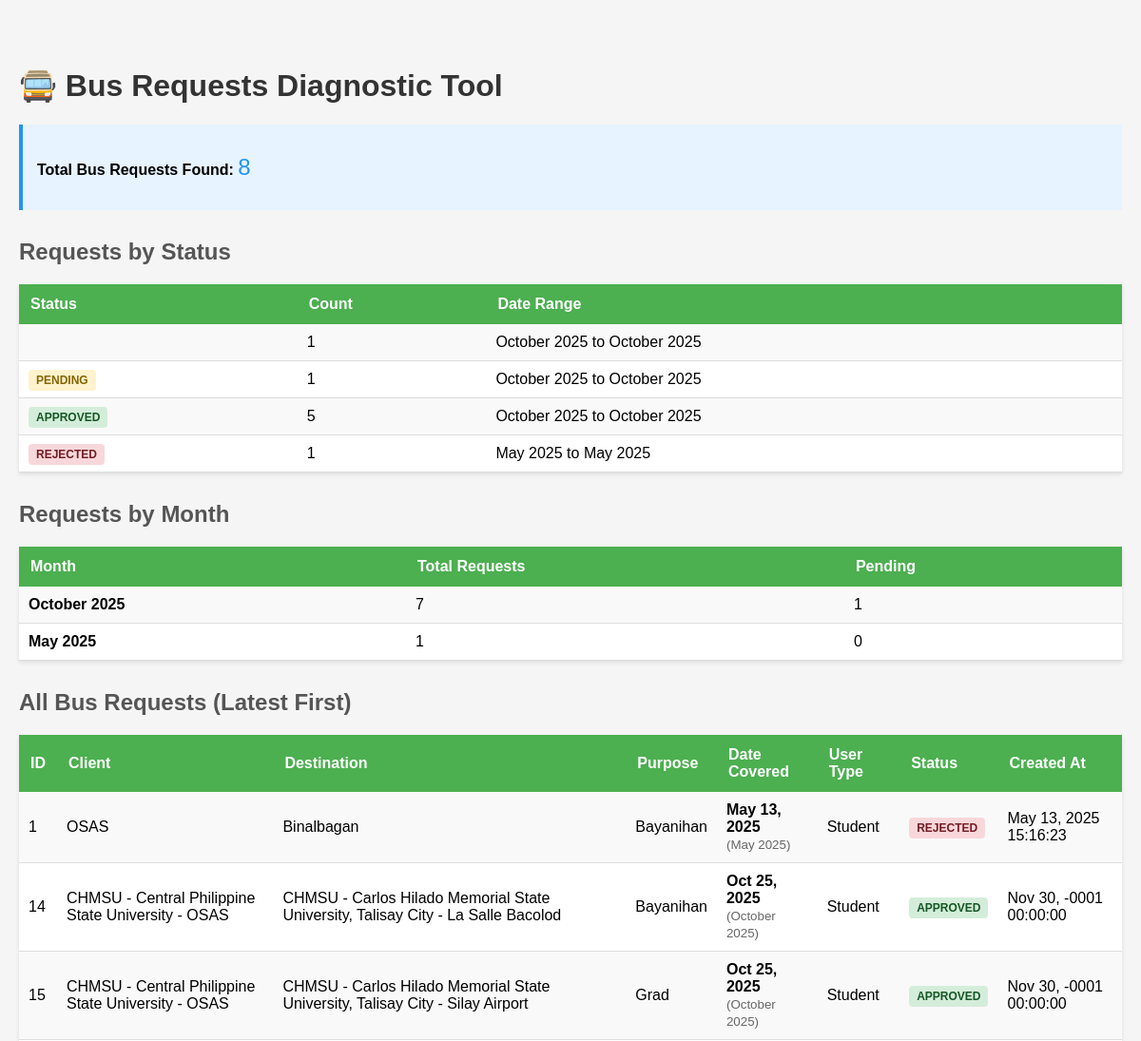
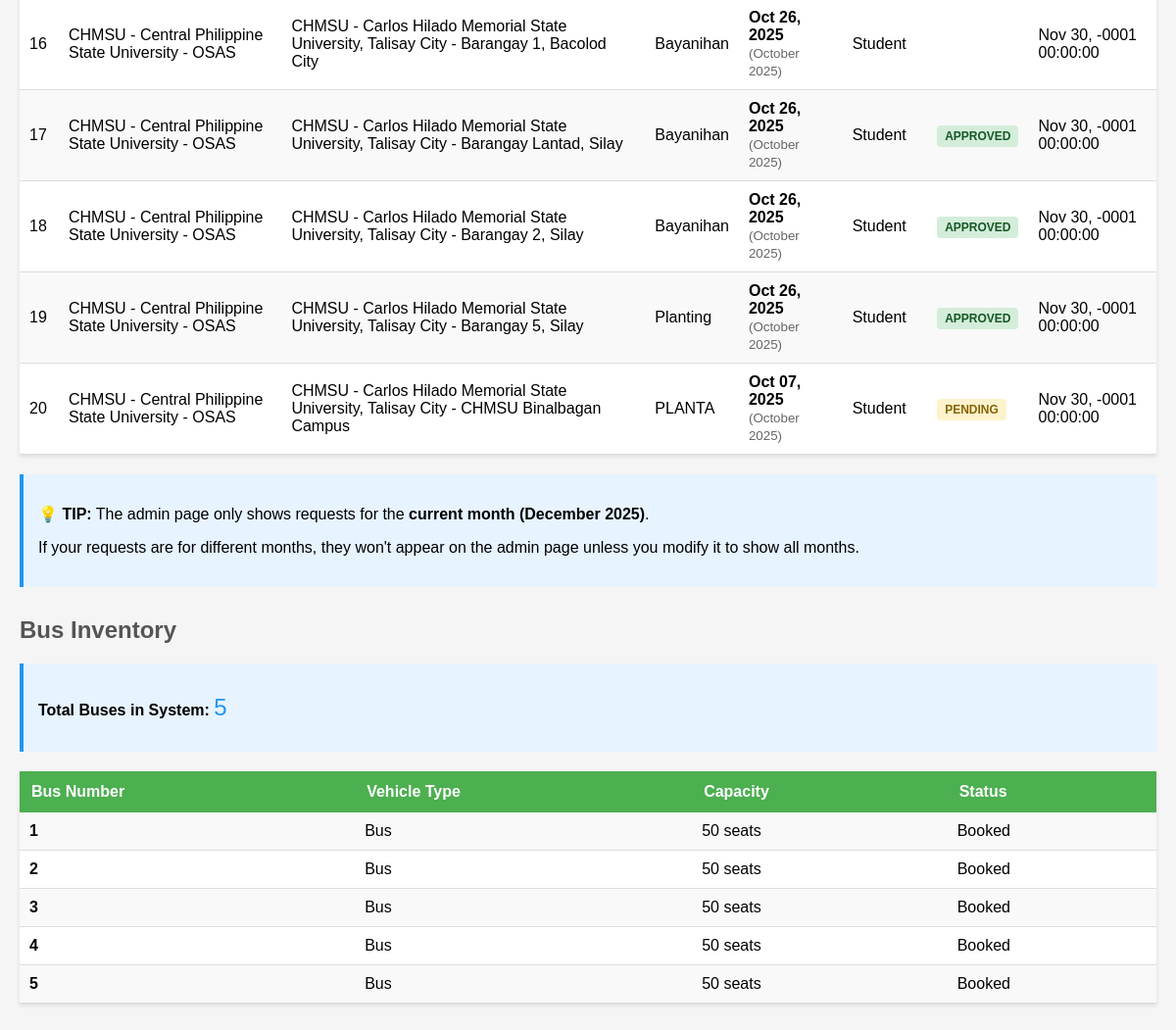
/check_bus_requests.php, run on the app's committed database (2 pictures, top to bottom).
### tables this page shows
CREATE TABLE `bus_schedules` (
  `id` int(11) NOT NULL,
  `client` varchar(100) NOT NULL,
  `destination` varchar(255) NOT NULL,
  `purpose` varchar(255) NOT NULL,
  `date_covered` date NOT NULL,
  `vehicle` varchar(100) NOT NULL,
  `bus_no` varchar(20) NOT NULL,
  `no_of_days` int(11) NOT NULL,
  `no_of_vehicles` int(11) NOT NULL,
  `user_id` int(11) DEFAULT NULL,
  `user_type` enum('student','admin','staff','external') DEFAULT 'student',
  `status` enum('pending','approved','rejected','completed') DEFAULT 'pending',
  `created_at` datetime NOT NULL,
  `updated_at` timestamp NOT NULL DEFAULT current_timestamp() ON UPDATE current_timestamp()
);

CREATE TABLE `buses` (
  `id` int(11) NOT NULL,
  `bus_number` varchar(20) NOT NULL,
  `vehicle_type` varchar(50) NOT NULL,
  `capacity` int(11) NOT NULL,
  `status` enum('available','booked','maintenance','out_of_service') DEFAULT 'available',
  `created_at` timestamp NOT NULL DEFAULT current_timestamp(),
  `updated_at` timestamp NOT NULL DEFAULT current_timestamp() ON UPDATE current_timestamp()
);

### check_bus_requests.php (the view, shortened to what this page needs)
<?php
require_once 'config/database.php';
echo "<!DOCTYPE html>";
echo "<html><head>";
echo "</head><body>";
echo "<h1>🚍 Bus Requests Diagnostic Tool</h1>";
$all_schedules = $conn->query("SELECT * FROM bus_schedules ORDER BY created_at DESC");
$total_count = $all_schedules->num_rows;
echo "<div class='info-box'>";
echo "<p><strong>Total Bus Requests Found:</strong> <span style='font-size: 24px; color: #2196F3;'>$total_count</span></p>";
echo "</div>";
if ($total_count == 0) {
    echo "<div style='background: #fff3cd; border-left: 4px solid #ffc107; padding: 15px; margin: 20px 0;'>";
    echo "<p style='color: #856404;'><strong>⚠️ WARNING:</strong> No bus requests found in the database!</p>";
    echo "<p>If you submitted a request, it may not have been saved properly.</p>";
    echo "</div>";
} else {
    $status_counts = $conn->query("SELECT
        status,
        COUNT(*) as count,
        DATE_FORMAT(MIN(date_covered), '%M %Y') as earliest_date,
        DATE_FORMAT(MAX(date_covered), '%M %Y') as latest_date
        FROM bus_schedules
        GROUP BY status");
    echo "<h2>Requests by Status</h2>";
    echo "<table>";
    echo "<tr><th>Status</th><th>Count</th><th>Date Range</th></tr>";
    while ($row = $status_counts->fetch_assoc()) {
        $badge_class = strtolower($row['status']);
        echo "<tr>";
        echo "<td><span class='badge $badge_class'>" . strtoupper($row['status']) . "</span></td>";
        echo "<td>" . $row['count'] . "</td>";
        echo "<td>" . $row['earliest_date'] . " to " . $row['latest_date'] . "</td>";
        echo "</tr>";
    }
    echo "</table>";
    $month_counts = $conn->query("SELECT
        DATE_FORMAT(date_covered, '%M %Y') as month_year,
        COUNT(*) as count,
        SUM(CASE WHEN status = 'pending' THEN 1 ELSE 0 END) as pending_count
        FROM bus_schedules
        GROUP BY DATE_FORMAT(date_covered, '%Y-%m')
        ORDER BY date_covered DESC");
    echo "<h2>Requests by Month</h2>";
    echo "<table>";
    echo "<tr><th>Month</th><th>Total Requests</th><th>Pending</th></tr>";
    while ($row = $month_counts->fetch_assoc()) {
        $current_month = date('F Y');
        $highlight = ($row['month_year'] == $current_month) ? "style='background: #fff3cd;'" : "";
        echo "<tr $highlight>";
        echo "<td><strong>" . $row['month_year'] . "</strong>" . ($row['month_year'] == $current_month ? " <span style='color: #856404;'>← Current Month</span>" : "") . "</td>";
        echo "<td>" . $row['count'] . "</td>";
        echo "<td>" . $row['pending_count'] . "</td>";
        echo "</tr>";
    }
    echo "</table>";
    echo "<h2>All Bus Requests (Latest First)</h2>";
    echo "<table>";
    echo "<tr>";
    echo "<th>ID</th>";
    echo "<th>Client</th>";
    echo "<th>Destination</th>";
    echo "<th>Purpose</th>";
    echo "<th>Date Covered</th>";
    echo "<th>User Type</th>";
    echo "<th>Status</th>";
    echo "<th>Created At</th>";
    echo "</tr>";
    $all_schedules_data = $conn->query("SELECT * FROM bus_schedules ORDER BY created_at DESC");
    while ($schedule = $all_schedules_data->fetch_assoc()) {
        $badge_class = strtolower($schedule['status']);
        $date_month = date('F Y', strtotime($schedule['date_covered']));
        $current_month = date('F Y');
        $is_current_month = ($date_month == $current_month);
        echo "<tr" . ($is_current_month ? " style='background: #fffacd;'" : "") . ">";
        echo "<td>" . $schedule['id'] . "</td>";
        echo "<td>" . htmlspecialchars($schedule['client']) . "</td>";
        echo "<td>" . htmlspecialchars($schedule['destination']) . "</td>";
        echo "<td>" . htmlspecialchars($schedule['purpose']) . "</td>";
        echo "<td><strong>" . date('M d, Y', strtotime($schedule['date_covered'])) . "</strong><br><small style='color: #666;'>(" . $date_month . ")</small></td>";
        echo "<td>" . ucfirst($schedule['user_type']) . "</td>";
        echo "<td><span class='badge $badge_class'>" . strtoupper($schedule['status']) . "</span></td>";
        echo "<td>" . date('M d, Y H:i:s', strtotime($schedule['created_at'])) . "</td>";
        echo "</tr>";
    }
    echo "</table>";
    echo "<div class='info-box'>";
    echo "<p><strong>💡 TIP:</strong> The admin page only shows requests for the <strong>current month (" . date('F Y') . ")</strong>.</p>";
    echo "<p>If your requests are for different months, they won't appear on the admin page unless you modify it to show all months.</p>";
    echo "</div>";
}
$buses_check = $conn->query("SELECT COUNT(*) as count FROM buses");
$buses_count = $buses_check->fetch_assoc()['count'];
echo "<h2>Bus Inventory</h2>";
echo "<div class='info-box'>";
echo "<p><strong>Total Buses in System:</strong> <span style='font-size: 24px; color: #2196F3;'>$buses_count</span></p>";
echo "</div>";
if ($buses_count == 0) {
    echo "<div style='background: #f8d7da; border-left: 4px solid #dc3545; padding: 15px; margin: 20px 0;'>";
    echo "<p style='color: #721c24;'><strong>❌ ERROR:</strong> No buses found in the system! You need to add buses first.</p>";
    echo "</div>";
} else {
    $buses_list = $conn->query("SELECT * FROM buses ORDER BY bus_number");
    echo "<table>";
    echo "<tr><th>Bus Number</th><th>Vehicle Type</th><th>Capacity</th><th>Status</th></tr>";
    while ($bus = $buses_list->fetch_assoc()) {
        echo "<tr>";
        echo "<td><strong>" . htmlspecialchars($bus['bus_number']) . "</strong></td>";
        echo "<td>" . htmlspecialchars($bus['vehicle_type']) . "</td>";
        echo "<td>" . $bus['capacity'] . " seats</td>";
        echo "<td>" . ucfirst($bus['status']) . "</td>";
        echo "</tr>";
    }
    echo "</table>";
}
echo "</body></html>";
?>

### data on the page
bus_schedules: id "1", client "OSAS", destination "Binalbagan", purpose "Bayanihan", date_covered "May 13, 2025", date_covered "May 2025", user_type "Student", status "REJECTED", created_at "May 13, 2025 15:16:23"
bus_schedules: id "14", client "CHMSU - Central Philippine State University - OSAS", destination "CHMSU - Carlos Hilado Memorial State University, Talisay City - La Salle Bacolod", purpose "Bayanihan", date_covered "Oct 25, 2025", date_covered "October 2025", user_type "Student", status "APPROVED", created_at "Nov 30, -0001 00:00:00"
bus_schedules: id "15", client "CHMSU - Central Philippine State University - OSAS", destination "CHMSU - Carlos Hilado Memorial State University, Talisay City - Silay Airport", purpose "Grad", date_covered "Oct 25, 2025", date_covered "October 2025", user_type "Student", status "APPROVED", created_at "Nov 30, -0001 00:00:00"
bus_schedules: id "16", client "CHMSU - Central Philippine State University - OSAS", destination "CHMSU - Carlos Hilado Memorial State University, Talisay City - Barangay 1, Bacolod City", purpose "Bayanihan", date_covered "Oct 26, 2025", date_covered "October 2025", user_type "Student", created_at "Nov 30, -0001 00:00:00"
bus_schedules: id "17", client "CHMSU - Central Philippine State University - OSAS", destination "CHMSU - Carlos Hilado Memorial State University, Talisay City - Barangay Lantad, Silay", purpose "Bayanihan", date_covered "Oct 26, 2025", date_covered "October 2025", user_type "Student", status "APPROVED", created_at "Nov 30, -0001 00:00:00"
bus_schedules: id "18", client "CHMSU - Central Philippine State University - OSAS", destination "CHMSU - Carlos Hilado Memorial State University, Talisay City - Barangay 2, Silay", purpose "Bayanihan", date_covered "Oct 26, 2025", date_covered "October 2025", user_type "Student", status "APPROVED", created_at "Nov 30, -0001 00:00:00"
bus_schedules: id "19", client "CHMSU - Central Philippine State University - OSAS", destination "CHMSU - Carlos Hilado Memorial State University, Talisay City - Barangay 5, Silay", purpose "Planting", date_covered "Oct 26, 2025", date_covered "October 2025", user_type "Student", status "APPROVED", created_at "Nov 30, -0001 00:00:00"
bus_schedules: id "20", client "CHMSU - Central Philippine State University - OSAS", destination "CHMSU - Carlos Hilado Memorial State University, Talisay City - CHMSU Binalbagan Campus", purpose "PLANTA", date_covered "Oct 07, 2025", date_covered "October 2025", user_type "Student", status "PENDING", created_at "Nov 30, -0001 00:00:00"
buses: bus_number "1", vehicle_type "Bus", capacity "50", status "Booked"
buses: bus_number "2", vehicle_type "Bus", capacity "50", status "Booked"
buses: bus_number "3", vehicle_type "Bus", capacity "50", status "Booked"
buses: bus_number "4", vehicle_type "Bus", capacity "50", status "Booked"
buses: bus_number "5", vehicle_type "Bus", capacity "50", status "Booked"

### other printed values
$total_count "8"
$row['count'] "1"
$row['earliest_date'] "October 2025"
$row['latest_date'] "October 2025"
$row['status'] "PENDING"
$row['status'] "APPROVED"
$row['count'] "5"
$row['status'] "REJECTED"
$row['earliest_date'] "May 2025"
$row['latest_date'] "May 2025"
$row['month_year'] "October 2025"
$row['count'] "7"
$row['pending_count'] "1"
$row['month_year'] "May 2025"
$row['pending_count'] "0"
